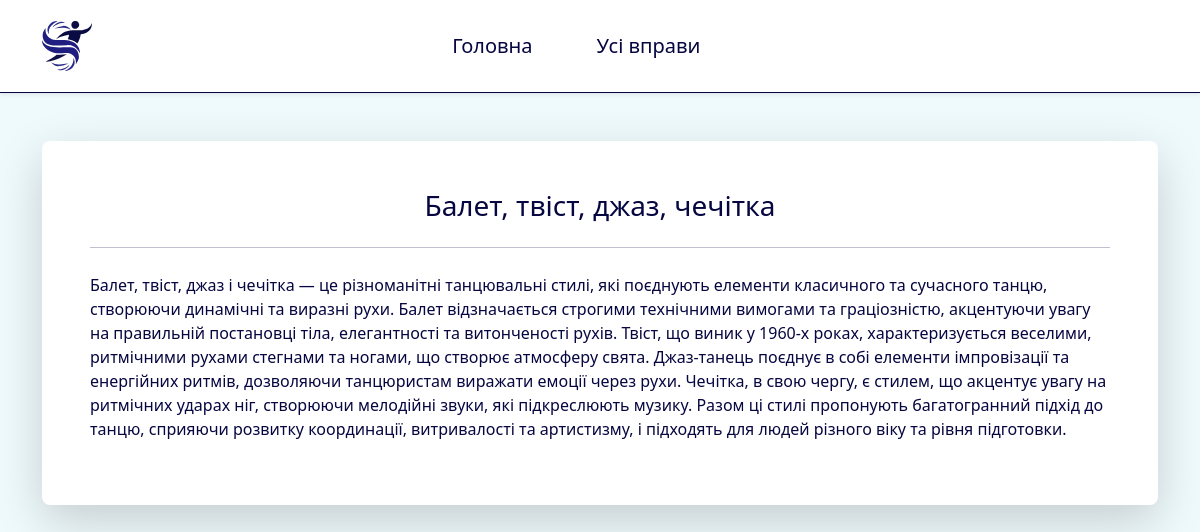
Screenshot of /vpravy/balet-tvist-dzhaz-chechitka/ with the database file from the repository.
### training_plan_app/models.py (models this page shows, shortened)
class Exercise(models.Model):
    name_ukr = models.CharField(verbose_name='Назва українською', unique=True, max_length=100)
    name_eng = models.CharField(verbose_name='Назва англійською', unique=True, max_length=100)
    link = models.CharField(verbose_name='Посилання на вправу', unique=True, max_length=100)
    desc = HTMLField(verbose_name='Опис вправи')
    class Meta:
        db_table = 'Exercises'
        verbose_name = 'вправу'
        verbose_name_plural = 'Вправи'

### training_plan_app/views.py (the view)
# urls.py: path('vpravy/<str:link>/', SpecificExerciseView.as_view(), name='specific_exercise'),
class SpecificExerciseView(View):
    def get(self, request, link):
        specific_exercise = Exercise.objects.get(link=link)
        return render(request, 'specific_exercise.html', {'specific_exercise': specific_exercise})

### training_plan_app/templates/specific_exercise.html (shortened to what this page needs)
{% load static %}
<!DOCTYPE html>
<html lang="uk">
    <head>
        <link rel="stylesheet" href="https://cdnjs.cloudflare.com/ajax/libs/bootstrap/5.3.3/css/bootstrap.min.css" />
        <link rel="stylesheet" href="{% static 'css/specific_exercise.css' %}" />
    </head>
    <body>
        <nav class="navbar navbar-expand-lg bg-white shadow-sm navbar-color-bottom">
            <div class="container">
                <a class="navbar-brand" href="{% url 'home_ukr' %}" aria-label="Home">
                    <img src="{% static 'img/favicon.svg' %}" alt="Website Logo" class="nav_logo" loading="lazy">
                </a>
                <div class="collapse navbar-collapse justify-content-lg-center" id="navbarNav">
                    <ul class="navbar-nav mb-2 mb-lg-0 gap-5">
                        <li class="nav-item">
                            <a class="nav-link" href="{% url 'home_ukr' %}">Головна</a>
                        </li>
                        <li class="nav-item">
                            <a class="nav-link" href="{% url 'all_exercises' %}">Усі вправи</a>
                        </li>
                    </ul>
                </div>
            </div>
        </nav>
        <section class="container mt-5 last-container">
            <div class="shadow-lg p-5 rounded-3 bg-white">
                <h3 class="mb-4 text-center">{{ specific_exercise.name_ukr }}</h3>
                <hr>
                <div class="desc-margin">{{ specific_exercise.desc|safe }}</div>
            </div>
        </section>
    </body>
</html>

### training_plan_app/static/css/specific_exercise.css (style rules this page uses)
body { background-color: #EFFAFD; color: #060640; }
.navbar { font-size: 1.25rem; padding: 1rem 1.25rem; }
.navbar-color-bottom { border-bottom: 1px solid #060640; }
.nav_logo { height: 50px; }
.nav-link { color: #060640; transition: color 0.3s ease; }
.desc-margin { margin-top: 25px; }
.last-container { margin-bottom: 50px; }

### rows the page displays
Exercise: name_ukr "Балет, твіст, джаз, чечітка", desc "Балет, твіст, джаз і чечітка — це різноманітні танцювальні стилі, які поєднують елементи класичного та сучасного танцю, створюючи динамічні та виразні рухи. Балет відзначається строгими технічними вимогами та граціозністю, акцентуючи увагу на правильній постановці тіла, елегантності та витонченості рухів. Твіст, що виник у 1960-х роках, характеризується веселими, ритмічними рухами стегнами та ногами, що створює атмосферу свята. Джаз-танець поєднує в собі елементи імпровізації та енергійних ритмів, дозволяючи танцюристам виражати емоції через рухи. Чечітка, в свою чергу, є стилем, що акцентує увагу на ритмічних ударах ніг, створюючи мелодійні звуки, які підкреслюють музику. Разом ці стилі…"
